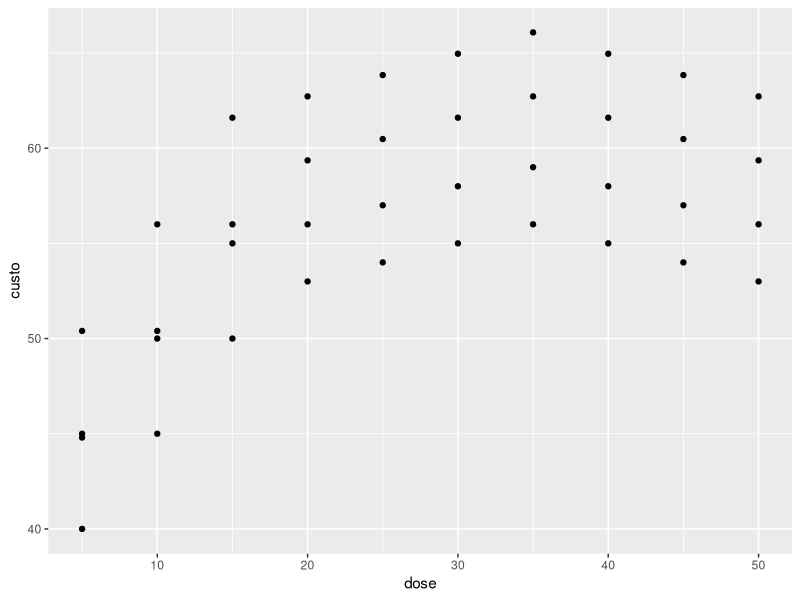
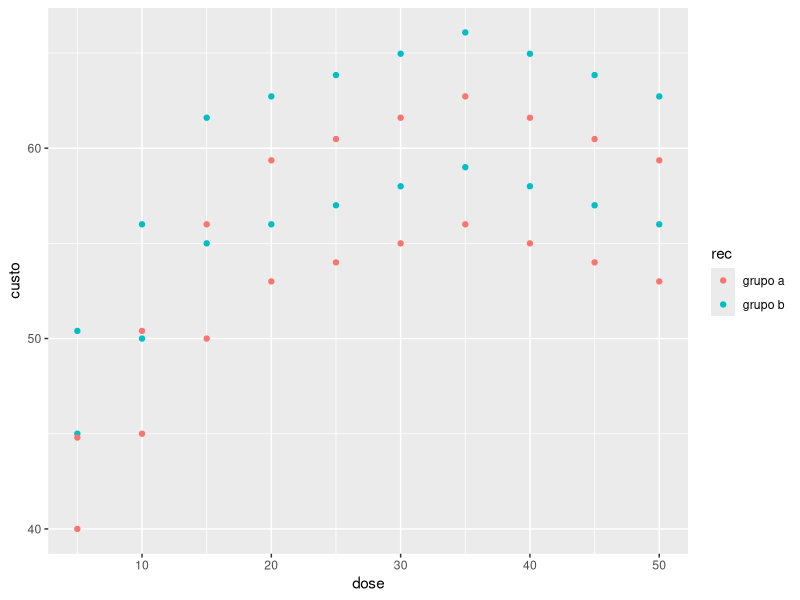
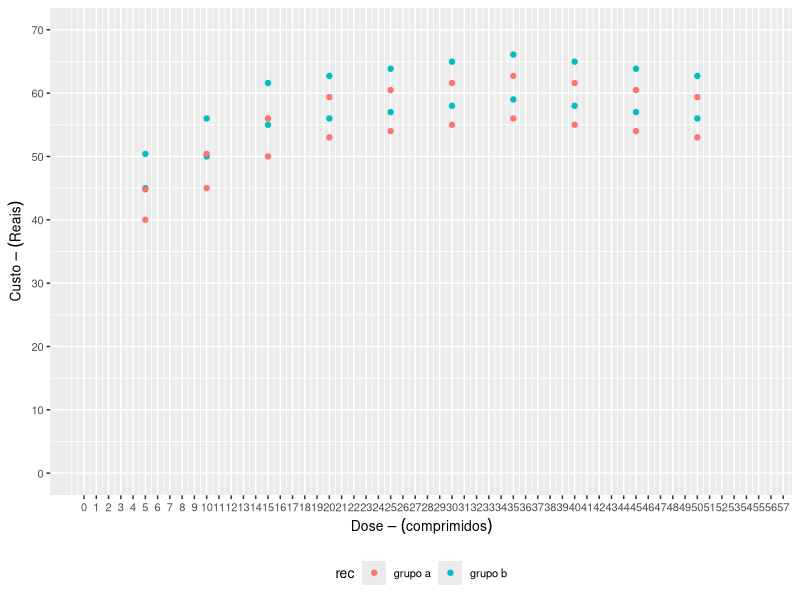
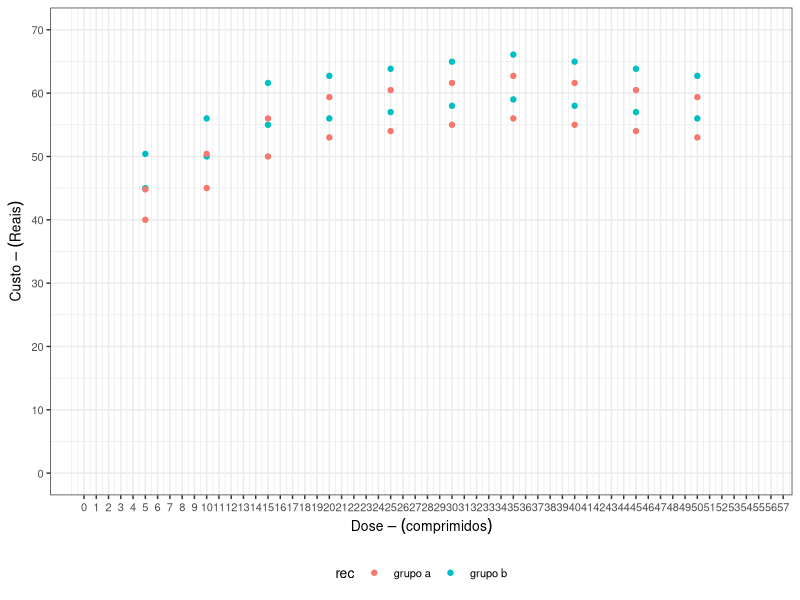
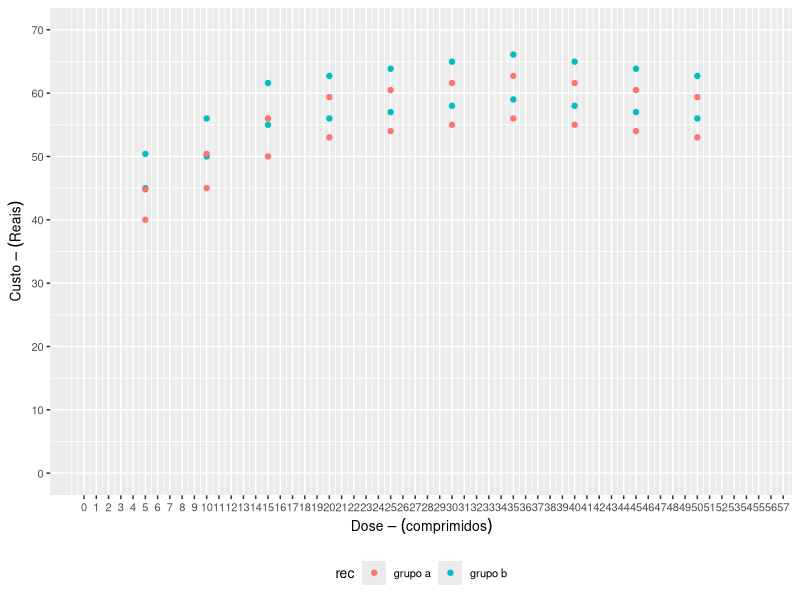
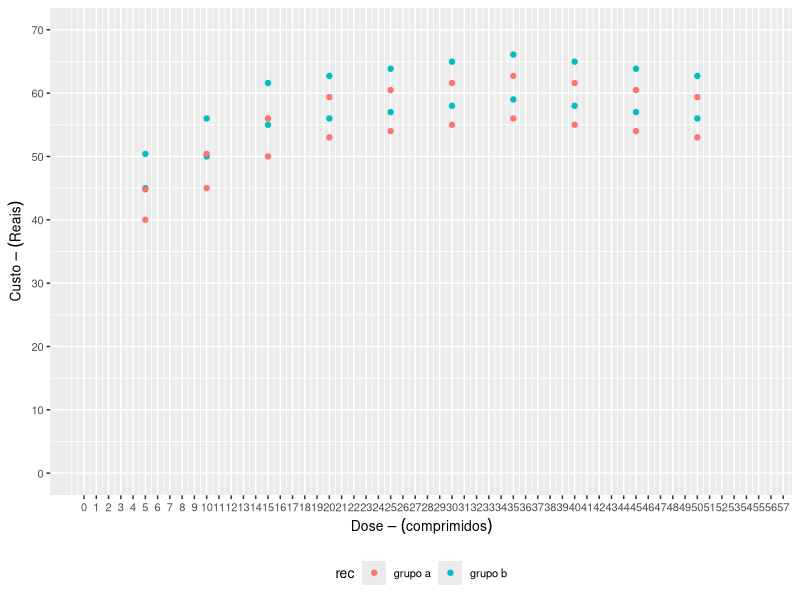
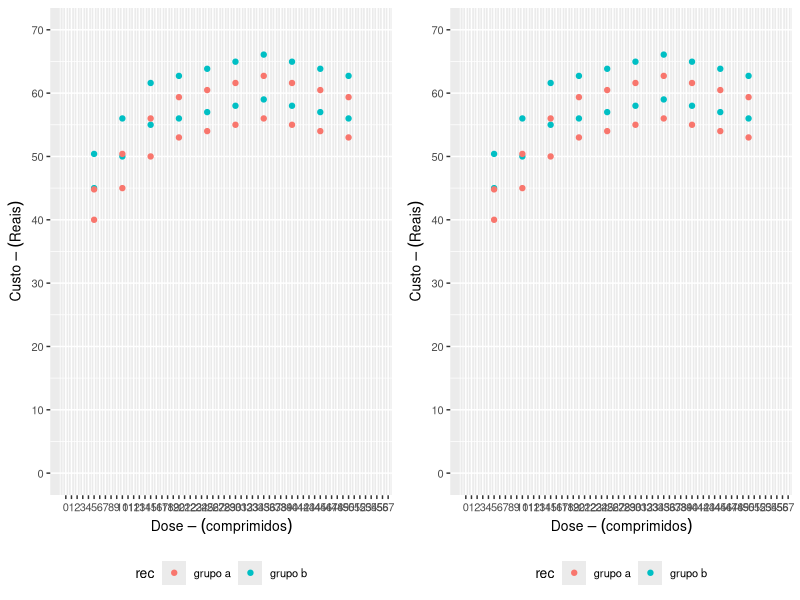
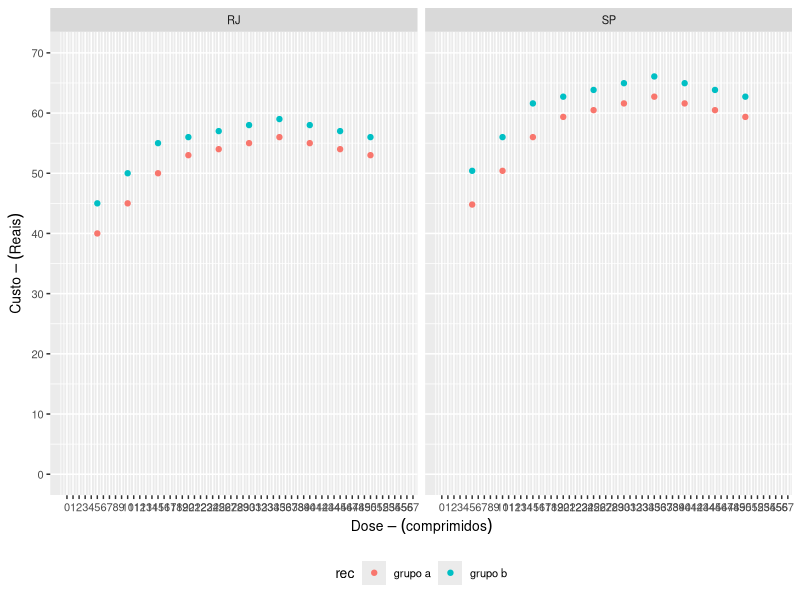

Write R code to recreate these figures, in order.
#Aula 24/03
install.packages("qqplot2")
install.packages("ggplot2")
install.packages("gridExtra")
install.packages("ggthemes")

#chamar biblioteca
library(ggplot2)
library(ggthemes)
library(gridExtra)
library(plyr)  #
library(dplyr) #

estado = rep(c("RJ", "SP"), each = 20)
rec = rep(c("grupo a", "grupo b"), each = 10)
dose <- rep(seq(5,50,5),2)
custo <- c(seq(40,50,5), seq(53,56), seq(55,53),
           seq(45,55,5), seq(56,59), seq(58,56))
dados <- data.frame(estado,rec,dose,custo = c(custo,custo * 1.12))

#grafico de dispersao 
#scatterplot
GGPLOT_1 <- 
  ggplot() +
  geom_point(data = dados,
             aes(x = dose, y = custo))
GGPLOT_1



GGPLOT_2 <- 
  ggplot() +
  geom_point(data = dados,
             aes(x=dose, y = custo, colour = rec))
GGPLOT_2



GGPLOT_3 <-
  ggplot()+
  geom_point(data = dados,
             aes(x = dose, y = custo, colour = rec)) + # rotulo x
  xlab(expression(paste("Dose"-(comprimidos))))+ #rotulo y
  ylab(expression(paste("Custo"-(Reais))))+
  scale_x_continuous(breaks = seq(0,100.5),limits = c(0,55))+ #escala
  scale_y_continuous(breaks = seq(0,100,10), limits = c(0,70))+ #escala
  theme(legend.position = "bottom")+   # posição da legenda
  theme(text = element_text(size=10)) # tamanho da fonte

GGPLOT_3


GGPLOT_4 <-
  ggplot()+
  geom_point(data = dados,
             aes(x = dose, y = custo, colour = rec)) + # rotulo x
  xlab(expression(paste("Dose"-(comprimidos))))+ #rotulo y
  ylab(expression(paste("Custo"-(Reais))))+
  scale_x_continuous(breaks = seq(0,100.5),limits = c(0,55))+ #escala
  scale_y_continuous(breaks = seq(0,100,10), limits = c(0,70))+ #escala
  theme_bw() +
  theme(legend.position = "bottom")+   # posição da legenda
  theme(text = element_text(size=10)) # tamanho da fonte

GGPLOT_4



GGPLOT_RJ <-
  ggplot()+
  geom_point(data = subset(dados,estado="RJ"),
             aes(x = dose, y = custo, colour = rec)) + # rotulo x
  xlab(expression(paste("Dose"-(comprimidos))))+ #rotulo y
  ylab(expression(paste("Custo"-(Reais))))+
  scale_x_continuous(breaks = seq(0,100.5),limits = c(0,55))+ #escala
  scale_y_continuous(breaks = seq(0,100,10), limits = c(0,70))+ #escala
  theme(legend.position = "bottom")+   # posição da legenda
  theme(text = element_text(size=10)) # tamanho da fonte

GGPLOT_RJ



GGPLOT_SP <-
  ggplot()+
  geom_point(data = subset(dados,estado="SP"),
             aes(x = dose, y = custo, colour = rec)) + # rotulo x
  xlab(expression(paste("Dose"-(comprimidos))))+ #rotulo y
  ylab(expression(paste("Custo"-(Reais))))+
  scale_x_continuous(breaks = seq(0,100.5),limits = c(0,55))+ #escala
  scale_y_continuous(breaks = seq(0,100,10), limits = c(0,70))+ #escala
  theme(legend.position = "bottom")+   # posição da legenda
  theme(text = element_text(size=10)) # tamanho da fonte

GGPLOT_SP

GGPLOT_4a <- grid.arrange(GGPLOT_RJ, GGPLOT_SP, ncol = 2)



GGPLOT_4facet <- 
  ggplot()+
  geom_point(data=dados,
             aes(x = dose, y = custo, colour = rec))+
  xlab(expression(paste("Dose"-(comprimidos))))+
  ylab(expression(paste("Custo"-(Reais))))+
  scale_x_continuous(breaks = seq(0,100.5),limits = c(0,55))+ #escala
  scale_y_continuous(breaks = seq(0,100,10), limits = c(0,70))+ #escala
  theme(legend.position = "bottom")+   # posição da legenda
  theme(text = element_text(size=10))+
  facet_grid(. ~estado)# tamanho da fonte

GGPLOT_4facet



GGPLOT_5<- 
  ggplot()+
  geom_bar(data = subset(dados,estado=="SP"),
           aes(x = dose, y = custo, fill = rec),
           stat = "identity") +
  xlab(expression(paste("Dose"-(comprimidos))))+
  ylab(expression(paste("Custo"-(Reais))))+
  scale_x_continuous(breaks = seq(0,100.5),limits = c(0,55))+ #escala
  theme_bw() +
  theme(legend.position = "bottom")+   # posição da legenda
  theme(text = element_text(size=10))  # tamanho da fonte

GGPLOT_5


GGPLOT_6 <- 
  ggplot() +
  geom_bar(data = subset(dados, estado == "RJ"),
           aes( x = dose, y = custo, fill = rec),
           stat = "identity",
           position = "dodge")+
  xlab(expression(paste("Dose"~(comprimidos))))+
  ylab(expression(paste("Custo"~(Reais))))+
  scale_x_continuous(breaks = seq(0,100,5), limits = c(0,55))+
  theme_bw()+
  theme(legend.position = 'botton')+
  theme(text = element_text(size = 10))
GGPLOT_6


GGPLOT_7 <- 
  ggplot() +
  geom_point(data =subset(dados, estado == "RJ"),
             aes(x=dose, y = custo, fill = rec))+
  geom_smooth(data = subset(dados, estado = "RJ"), # adiciona um ajuste polinomial 
              aes(x=dose, y = custo, fill = rec),
              method = lm,
              formula = y ~poly(x, 2, raw = TRUE))+
  xlab(expression(paste("Dose"~(comprimidos))))+
  ylab(expression("Custo"~(Reais)))+
  scale_x_continuous(breaks = seq(0, 100, 5), limits = c(0,55))+
  theme_bw()+
  theme(legend.position = "botton")+
  theme(text = element_text(size = 10))
GGPLOT_7




#funçoes
LM <- dlply(dados, c("estado", "rec"),
            function(df)
              (lm(custo ~poly(dose, 2, raw = TRUE), data = df)))

LM_DF <- ldply(LM, function(x) {
  r.sq <-summary(x)$r.squared
  intercept <- summary(x)$coefficients[1]
  beta <- summary(x)$coefficients[2]
  beta1 <- summary(x)$coefficients[3]
  data.frame(r.sq, intercept, beta, beta1)})

#sumario
#importante
knitr:: kable(LM_DF, format = 'markdown')



GGPLOT_FINAL <-
  ggplot() +
  geom_point(data = dados,
             aes(x = dose, y = custo, colour = rec))+
  facet_grid(rec ~estado)+
  geom_smooth(data = dados, 
              aes(x = dose, y = custo, colour = rec),
              method = lm,
              formula = y ~poly(x, 2, raw = TRUE))+
  geom_text(data = LM_DF, 
            aes(x = 25,
                y = 45, 
                label = paste("R^2==", LM_DF$r.sq, sep = "")),
            size = 2.8,
            parse = TRUE)+
  xlab(expression(paste("Dose"~(comprimidos))))+
  ylab(expression(paste("Custo"~(Reais))))+
  scale_x_continuous(breaks = seq(0,100,5), limits = c(0,55))+
  theme_bw()+
  theme(legend.position = "bottom")+
  guides(colour= FALSE)
GGPLOT_FINAL



